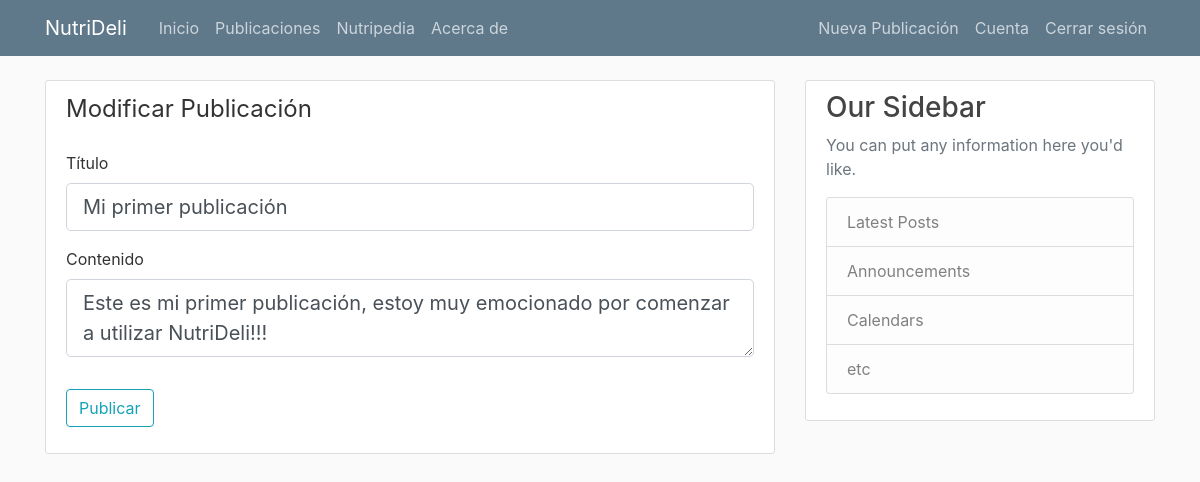
The app's page /publicaciones/1/modificar (signed in) with its own data.
### nutrideli_web/models.py (models this page shows, shortened)
class Post(db.Model):
      id = db.Column(db.Integer, primary_key=True)
      title = db.Column(db.String(100), nullable=False)
      date_posted = db.Column(db.DateTime, nullable=False, default=lambda: datetime.now(pytz.timezone('America/Mexico_City')))
      content = db.Column(db.Text, nullable=False)
      user_id = db.Column(db.Integer, db.ForeignKey('user.id'), nullable=False)

### nutrideli_web/routes.py (the view)
@app.route("/publicaciones/<int:post_id>/modificar", methods=['GET', 'POST'])
@login_required
def modificar_post(post_id):
     post = Post.query.get_or_404(post_id)
     if post.author != current_user:
          abort(403)
     form = Publicacion()
     if form.validate_on_submit():
          post.title = form.title.data
          post.content= form.content.data
          db.session.commit()
          flash('¡Tu publicación ha sido modificada!', 'success')
          return redirect(url_for('post', post_id=post.id))
     elif request.method == 'GET':
          form.title.data = post.title
          form.content.data = post.content
     return render_template ('crear_publicacion.html', titulo_pagina='Modificar Publicacion', form=form, legend='Modificar Publicación')

### nutrideli_web/forms.py
class Publicacion(FlaskForm):
    title = StringField('Título', validators=[DataRequired()])
    content = TextAreaField('Contenido', validators=[DataRequired()])
    submit = SubmitField('Publicar')

### nutrideli_web/models.py (called while the page is built)
@login_manager.user_loader
def load_user(user_id):
      return User.query.get(int(user_id))

### nutrideli_web/templates/crear_publicacion.html (shortened to what this page needs)
{% extends "layout.html" %}
{% block content %}
<div class="content-section">
    <form method="POST" action="">
        <fieldset class="form-group">
            <legend class="border=bottom mb-4"> {{ legend }}</legend>
            <div class="form-group">
                {{ form.title.label(class="form-control-label") }}
                {% if form.title.errors %}
                    {{ form.title(class="form-control form-control-lg is-invalid") }}
                    <div class="invalid-feedback">
                        {% for error in form.title.errors %}
                            <span>{{ error }}</span>
                        {% endfor %}
                    </div>
                {% else %}
                    {{ form.title(class="form-control form-control-lg") }}
                {% endif %}
            </div>
            <div class="form-group">
                {{ form.content.label(class="form-control-label") }}
                {% if form.content.errors %}
                    {{ form.content(class="form-control form-control-lg is-invalid") }}
                    <div class="invalid-feedback">
                        {% for error in form.content.errors %}
                            <span>{{ error }}</span>
                        {% endfor %}
                    </div>
                {% else %}
                    {{ form.content(class="form-control form-control-lg") }}
                {% endif %}
            </div>
        </fieldset>
        <div class="form-group">
            {{ form.submit(class="btn btn-outline-info") }}
        </div>
    </form>
</div>
{% endblock content %}

### nutrideli_web/static/main.css (style rules this page uses)
body { background: #fafafa; color: #333333; margin-top: 5rem; }
.content-section { background: #ffffff; padding: 10px 20px; border: 1px solid #dddddd; border-radius: 3px; margin-bottom: 20px; }

### records on screen
Post: title "Mi primer publicación", content "Este es mi primer publicación, estoy muy emocionado por comenzar a utilizar NutriDeli!!!"

### other values on screen
{{ legend }} "Modificar Publicación"
